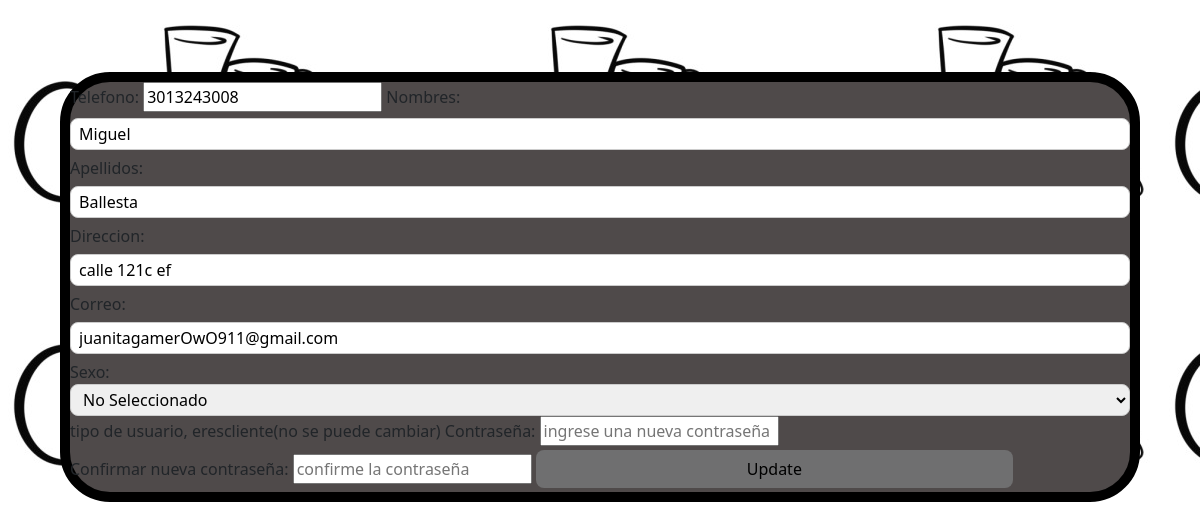
Screenshot of /proyect/chefcitov4/vistas/modificarUsuario.php (signed in) with the database file from the repository.
### tables this page shows
CREATE TABLE `usuarios` (
  `numeroTelefono` varchar(20) NOT NULL,
  `nombreUsuario` varchar(20) NOT NULL,
  `apellidoUsuario` varchar(20) NOT NULL,
  `direccion` varchar(50) NOT NULL,
  `emailUsuario` varchar(45) NOT NULL,
  `idSexoUsuario` int(5) NOT NULL,
  `idTipoUsuario` int(5) NOT NULL,
  `contraseña` varchar(45) NOT NULL
);

CREATE TABLE `tipousuario` (
  `idTipoUsuario` int(5) NOT NULL,
  `nombreTipoCliente` varchar(45) NOT NULL
);

### proyect/chefcitov4/vistas/modUser/fixUser.php (the view, shortened to what this page needs)
<?php
  $actual=$_SESSION['usuarioAct'];
  $tipoUsuAct=$_SESSION['tipoUsurAct'];
  $querybuscar = mysqli_query($conn, "SELECT * FROM usuarios WHERE emailUsuario='$actual'");
  $querytipouser = mysqli_query($conn, "SELECT nombreTipoCliente FROM tipousuario WHERE idTipoUsuario='$tipoUsuAct'");
  while($fila = mysqli_fetch_array($querytipouser))
 {
    $tipoUsur = $fila['nombreTipoCliente'];
 }
  while($mostrar = mysqli_fetch_array($querybuscar))
 {
    $numero = $mostrar['numeroTelefono'];
    $nombreUsuario = $mostrar['nombreUsuario'];
    $apellidoUsuario = $mostrar['apellidoUsuario'];
    $direccion = $mostrar['direccion'];
    $email = $mostrar['emailUsuario'];
 }
?>
        <div class=hola>
            <form method="post" >
                <label>Telefono: </label>
                <input type="number" name="telefono" value="<?php echo $numero;?>" required>
                <label>Nombres: </label>
                <input type="text" name="nomUser" value="<?php echo $nombreUsuario;?>" required>
                <label>Apellidos: </label>
                <input type="text" name="apelUser" value="<?php echo $apellidoUsuario;?>" required>
                <label>Direccion: </label>
                <input type="text" name="direccionUser" value="<?php echo $direccion;?>" required></br>
                <label>Correo: </label>
                <input type="text" name="correoUser" value="<?php echo $email;?>" required></br>
                <label>Sexo: </label>
                <select name="genero" id="gene" required>
                  <option value="0">No Seleccionado</option>
                </select>
                <label class="label2">tipo de usuario, eres<?php echo $tipoUsur;?>(no se puede cambiar) </label>
                <label>Contraseña: </label>
                <input type="password" name="contraseña" placeholder="ingrese una nueva contraseña" required></br>
                <label>Confirmar nueva contraseña:</label>
                <input type="password" name="conf_contra" placeholder="confirme la contraseña" required>
                <input type="submit" style="align: center;" value="Update" name="btnmodificar" onClick="Javascript: return confirm ('¿Deseas Modificar tu cuenta?');">
            </form>
        </div>
    </body>
</html>

### proyect/chefcitov4/styles/style.css (style rules this page uses)
input[type=text], select { width: 100%; padding: 3px 8px; margin: 6px 0; display: inline-block; border: 1px solid #ccc; border-radius: 8px; box-sizing: border-box; }
input[type=submit] { width: 45%; background-color: #6f6f70; color: rgb(0, 0, 0); padding: 7px 14px; margin: 4px 0; border: none; border-radius: 8px; cursor: pointer; }
.hola { border-radius: 50px; border: 10px solid #000000; background-color: #4f4a4a; bottom: 50px; margin-top: 5%; }
.hola { margin-top: 6%; margin-left: 5%; margin-right: 5%; }

### rows the page displays
usuarios: telefono "3013243008", nomUser "Miguel", apelUser "Ballesta", direccionUser "calle 121c ef", correoUser "juanitagamerOwO911@gmail.com"
tipousuario: nombreTipoCliente "cliente"
